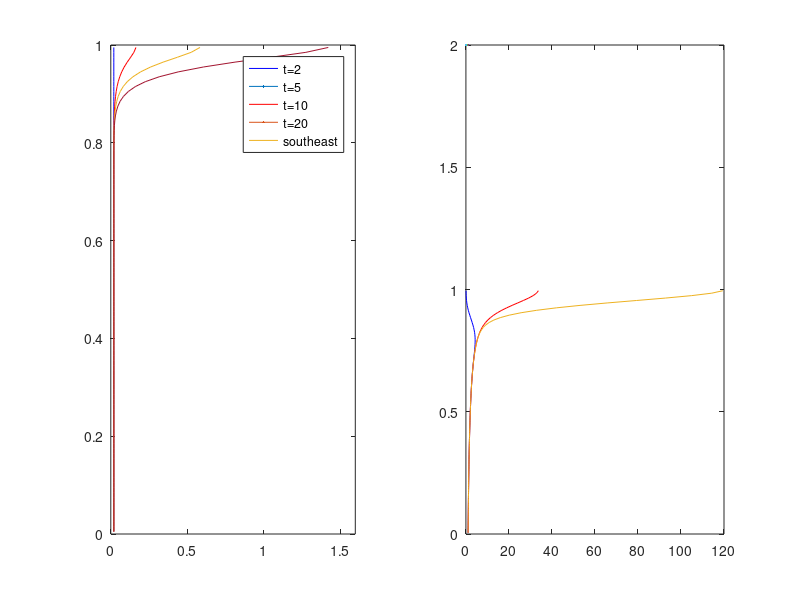

Write the MATLAB code that produced this figure. (Note: this script raises an error after producing the figure.)
%% Avi Patel 
%% 1D Tracer Transport for Li/Na: Plots 1D tracer transport at different time steps

%% Grid 

L = 1;
N = 100;
dz = 1/N;
z = dz/2:dz:1-dz/2;

% prescribe initial concentration and the velocity
c_Li = zeros(N,1);
c_Na = zeros(N,1);

% scaled initial Li concentrations from two different sources
cleft_Li_brine = 76000;
cleft_Li_sea =  10800;
csat = 226362.975;

% Boundary Conditions
% Atacama initial Li/Na concentration ratio
cleft_Li = 1/50.6666667; 
cleft_Na = 1;       

csat_brine = csat/cleft_Li_brine;
csat_sea = csat/cleft_Li_sea;

% Peclet Number
Pe_Li = 529; % 529, 2647, 13235
Pe_Na = 529; 

%% time integration step:
dt = dz^2;

t=0;
tmax=20;
count = 1;

timeVec =  [0,2,5,10,20]; % linspace(0,tmax, 500);

% time loop
while t < tmax

    z_bar = linspace(0,L,N+1);

    if t < csat_brine
        Fadv_Na = (1 - z_bar').*[cleft_Na;c_Na];
        Fadv_Na(1) = 1*cleft_Na; 
        Fadv_Na(N+1) = 0;
    
        Fdiff_Na = -1/Pe_Na * ([c_Na;c_Na(end)] -[cleft_Na;c_Na]) / dz;
        c_Na = c_Na - dt/dz*(Fadv_Na(2:N+1) - Fadv_Na(1:N) + Fdiff_Na(2:N+1) - Fdiff_Na(1:N));

    end
        
    % advective flux
    Fadv_Li = (1 - z_bar').*[cleft_Li;c_Li];
   
    % diffusive flux
    Fdiff_Li = -1/Pe_Li * ([c_Li;c_Li(end)] -[cleft_Li;c_Li]) / dz;

    F_Li = Fadv_Li + Fdiff_Li;
    
    c_Li = c_Li - dt/dz* (F_Li(2:N+1) - F_Li(1:N)); % (Fadv_Li(2:N+1) - Fadv_Li(1:N) + Fdiff_Li(2:N+1) - Fdiff_Li(1:N));
    
    t = t + dt;



    if abs(t - 2) < 10^-5
        subplot(1,2,1);
        plot((c_Li)./c_Na,z, color='blue',LineWidth=2);
        subplot(1,2,2);
        plot((c_Li)/cleft_Li,z, color='blue',LineWidth=2);
    end

    if abs(t - 5) < 10^-5
        subplot(1,2,1); hold on
        plot((c_Li)./c_Na,z,color='red',LineWidth=2);
        subplot(1,2,2); hold on
        plot((c_Li)/cleft_Li, z, color='red', LineWidth=2);
    end

    if abs(t - 10) < 10^-5
        subplot(1,2,1); hold on
        str = '#FFA500';
        color = sscanf(str(2:end),'%2x%2x%2x',[1 3])/255;
        plot((c_Li)./c_Na,z, color=color,LineWidth=2);
        subplot(1,2,2); hold on
        plot((c_Li)/cleft_Li, z, color=color, LineWidth=2);
    end

    if abs(t - 20) < 10^-5
        subplot(1,2,1); hold on
        str = '#800080';
        color = sscanf(str(2:end),'%2x%2x%2x',[1 3])/255;
        plot((c_Li)./c_Na,z, color=color, LineWidth=2);

        axis([0 1.6 0 1]); % axis([0 1.5 0 1]);
        pbaspect([0.5 1 1])
        legend('t=2', 't=5', 't=10', 't=20', Location='southeast')
        xlabel("$c_{\rm~Li}/c_{\rm~Na}$", 'Interpreter', 'latex',FontSize=15)
        ylabel("$\frac{z}{H}$", 'Interpreter', 'latex',FontSize=15)

        subplot(1,2,2); hold on
        plot((c_Li)/cleft_Li, z, color=color, LineWidth=2);
        pbaspect([0.5 1 1])
        xlabel("$c_{\rm~Li}/c^\circ_{\rm~Li}$", 'Interpreter', 'latex',FontSize=15)
        ylabel("$\frac{z}{H}$", 'Interpreter', 'latex',FontSize=15)
        
    end

end
